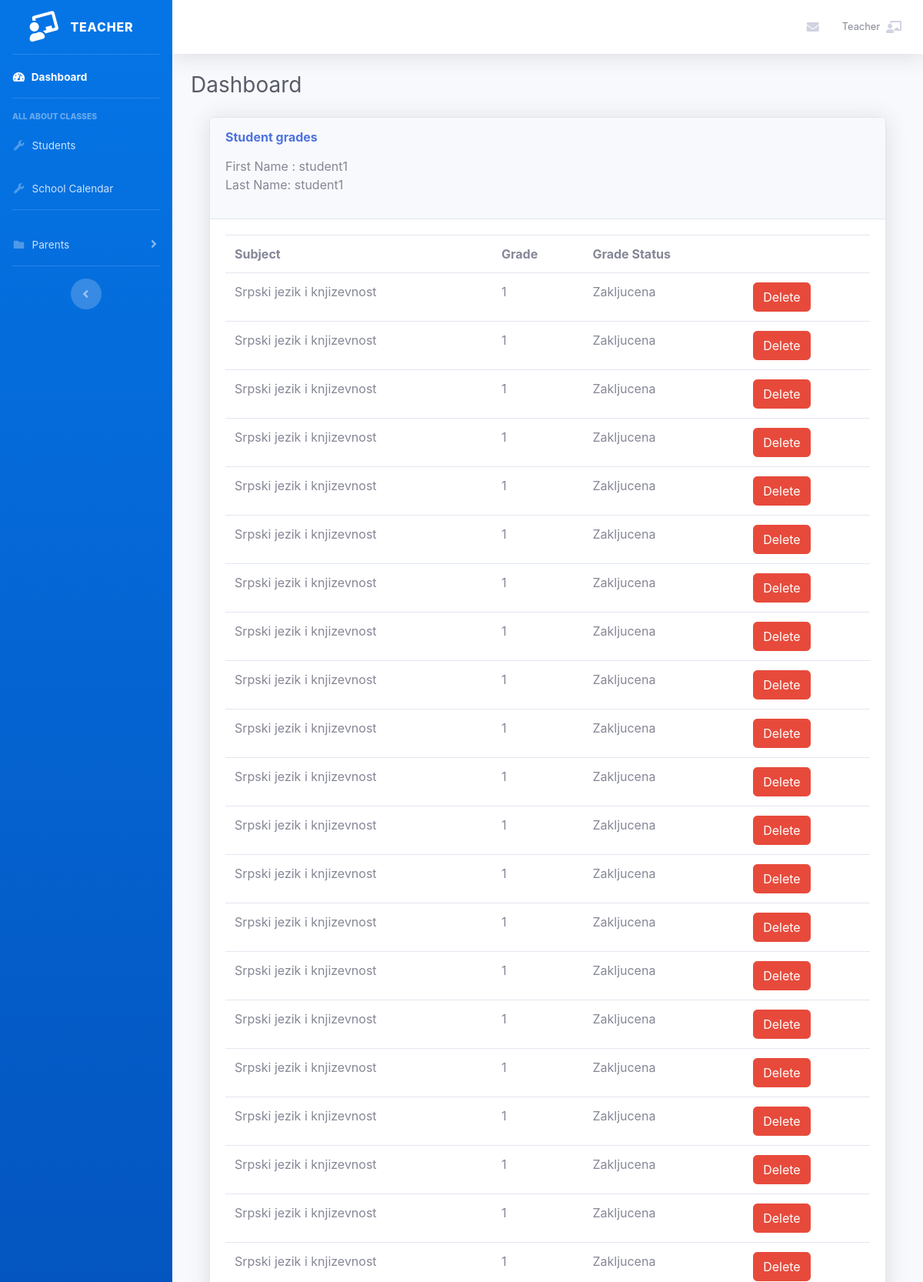
The page /users/showg/27 (signed in, upper part) on the database its author committed.
### tables this page shows
CREATE TABLE IF NOT EXISTS `students` (
  `id_student` int(11) NOT NULL AUTO_INCREMENT,
  `first_name` varchar(255) NOT NULL,
  `last_name` varchar(255) NOT NULL,
  `id_school_class` int(11) NOT NULL,
  PRIMARY KEY (`id_student`),
  KEY `fk_students_school_classes1_idx` (`id_school_class`)
);

CREATE TABLE IF NOT EXISTS `students_subjects` (
  `id_student_subject` int(11) NOT NULL AUTO_INCREMENT,
  `grades` int(11) NOT NULL,
  `grade_status` tinyint(1) NOT NULL,
  `school_class_id` int(11) NOT NULL,
  `id_student` int(11) NOT NULL,
  `id_subject` int(11) NOT NULL,
  `grade_for_id` int(11) NOT NULL,
  PRIMARY KEY (`id_student_subject`),
  KEY `fk_students_subjects_students1_idx` (`id_student`),
  KEY `fk_students_subjects_subjects1_idx` (`id_subject`)
);

CREATE TABLE IF NOT EXISTS `subjects` (
  `id_subject` int(11) NOT NULL AUTO_INCREMENT,
  `name` varchar(45) NOT NULL,
  PRIMARY KEY (`id_subject`)
);

### app/libraries/Core.php (called while the page is built, shortened)
<?php
  class Core {
    protected $currentMethod = 'index';
    public function __construct(){
      $url = $this->getUrl();
      if(file_exists('../app/controllers/' . ucwords($url[0]). '.php')){
        unset($url[0]);
      }
      $this->currentController = new $this->currentController;
      if(isset($url[1])){
        if(method_exists($this->currentController, $url[1])){
          $this->currentMethod = $url[1];
          unset($url[1]);
        }
      }
      $this->params = $url ? array_values($url) : [];
      call_user_func_array([$this->currentController, $this->currentMethod], $this->params);
    }
    public function getUrl(){
      if(isset($_GET['url'])){
        $url = rtrim($_GET['url'], '/');
        $url = filter_var($url, FILTER_SANITIZE_URL);
        $url = explode('/', $url);
        return $url;
      }
    }
  }

### public/index.php (called while the page is built, shortened)
<?php
$init = new Core;

### app/libraries/Database.php (called while the page is built, shortened)
<?php
class Database
{
  private $host = DB_HOST;
  private $user = DB_USER;
  private $pass = DB_PASS;
  private $dbname = DB_NAME;
  private $dbh;
  private $stmt;
  public function __construct()
  {
    $dsn = 'mysql:host=' . $this->host . ';dbname=' . $this->dbname;
    $options = array(
      PDO::ATTR_PERSISTENT => true,
      PDO::ATTR_ERRMODE => PDO::ERRMODE_EXCEPTION
    );
    try {
      $this->dbh = new PDO($dsn, $this->user, $this->pass, $options);
    } catch (PDOException $e) {
      $this->error = $e->getMessage();
      echo $this->error;
    }
  }
  public function query($sql)
  {
    $this->stmt = $this->dbh->prepare($sql);
  }
  public function bind($param, $value, $type = null)
  {
    if (is_null($type)) {
      switch (true) {
        default:
          $type = PDO::PARAM_STR;
      }
    }
    $this->stmt->bindValue($param, $value, $type);
  }
  public function execute()
  {
    return $this->stmt->execute();
  }
  public function resultSet($fetch = PDO::FETCH_OBJ)
  {
    $this->execute();
    return $this->stmt->fetchAll($fetch);
  }
  public function single($fetch = PDO::FETCH_OBJ)
  {
    $this->execute();
    return $this->stmt->fetch($fetch);
  }
}

### app/models/Student.php (called while the page is built, shortened)
<?php
class Student
{
    private $db;
    public function __construct()
    {
        $this->db = new Database();
    }
    public function getStudentById($id)
    {
        $this->db->query('SELECT students.id_student,
                          students.first_name,
                          students.last_name,
                          students.id_school_class FROM students WHERE id_student = :id_student');
        $this->db->bind(':id_student', $id);
        $row = $this->db->single();
        return $row;
    }
}

### app/models/Grade.php (called while the page is built, shortened)
<?php
class Grade
{
    private $db;
    public function __construct()
    {
        $this->db = new Database();
    }
    public function showgrade($id)
    {
        $this->db->query('SELECT students_subjects.id_student_subject, students_subjects.grades, subjects.name, students_subjects.id_student, students_subjects.grade_status
                          FROM students_subjects
                          JOIN subjects
                          ON subjects.id_subject = students_subjects.id_subject
                          WHERE students_subjects.id_student = :id_student');
        $this->db->bind(':id_student', $id);
        $row = $this->db->resultSet();
        return $row;
    }
}

### app/views/teacher/grades/showg.php (the view, shortened to what this page needs)
<?php require APPROOT . '/views/inc/teacher/header.php'; ?>
<div id="page-wrapper">
    <div class="container-fluid">
        <div class="row">
            <div class="col-lg-12">
                <div class="card shadow mb-4">
                    <div class="card-header py-3">
                        <h6 class="m-0 font-weight-bold text-primary">Student grades</h6>
                        <p><?php echo 'First Name : ' . $data['student']->first_name . "<br>" . 'Last Name: ' . $data['student']->last_name ?></p>
                    </div>
                    <div class="card-body">
                        <table class="table">
                            <tr>
                                <th>Subject</th>
                                <th>Grade</th>
                                <th>Grade Status</th>
                                <th></th>
                            </tr>
                            <?php foreach ($data['student_grades'] as $grades) : ?>
                                <tr>
                                    <td> <?php echo $grades->name ?> </td>
                                    <td><?php echo ($grades->grade_status == 0) ? "<a href=" . URLROOT . "/users/editg/$grades->id_student_subject>$grades->grades</a>" : "$grades->grades" ?></td>
                                    <td> <?php echo ($grades->grade_status == 0) ? 'Nije zakljucena' : 'Zakljucena' ?></td>
                                    <td>
                                        <form action="<?php echo URLROOT . "/grades/delete/" . $grades->id_student_subject ?>" method="POST">
                                            <button class="btn btn-danger" type="submit" name="delete">Delete</button>
                                        </form>
                                    </td>
                                </tr>
                            <?php endforeach; ?>
                        </table>
                    </div>
                </div>
            </div>
        </div>
    </div>
</div>
<?php require APPROOT . '/views/inc/teacher/footer.php'; ?>

### rows shown on the page
students: first_name "student1", last_name "student1"
students_subjects: id_subject.name "Srpski jezik i knjizevnost", grades "1", grade_status "Zakljucena"
students_subjects: id_subject.name "Srpski jezik i knjizevnost", grades "1", grade_status "Zakljucena"
students_subjects: id_subject.name "Srpski jezik i knjizevnost", grades "1", grade_status "Zakljucena"
students_subjects: id_subject.name "Srpski jezik i knjizevnost", grades "1", grade_status "Zakljucena"
students_subjects: id_subject.name "Srpski jezik i knjizevnost", grades "1", grade_status "Zakljucena"
students_subjects: id_subject.name "Srpski jezik i knjizevnost", grades "1", grade_status "Zakljucena"
students_subjects: id_subject.name "Srpski jezik i knjizevnost", grades "1", grade_status "Zakljucena"
students_subjects: id_subject.name "Srpski jezik i knjizevnost", grades "1", grade_status "Zakljucena"
students_subjects: id_subject.name "Srpski jezik i knjizevnost", grades "1", grade_status "Zakljucena"
students_subjects: id_subject.name "Srpski jezik i knjizevnost", grades "1", grade_status "Zakljucena"
students_subjects: id_subject.name "Srpski jezik i knjizevnost", grades "1", grade_status "Zakljucena"
students_subjects: id_subject.name "Srpski jezik i knjizevnost", grades "1", grade_status "Zakljucena"
students_subjects: id_subject.name "Srpski jezik i knjizevnost", grades "1", grade_status "Zakljucena"
students_subjects: id_subject.name "Srpski jezik i knjizevnost", grades "1", grade_status "Zakljucena"
students_subjects: id_subject.name "Srpski jezik i knjizevnost", grades "1", grade_status "Zakljucena"
students_subjects: id_subject.name "Srpski jezik i knjizevnost", grades "1", grade_status "Zakljucena"
students_subjects: id_subject.name "Srpski jezik i knjizevnost", grades "1", grade_status "Zakljucena"
students_subjects: id_subject.name "Srpski jezik i knjizevnost", grades "1", grade_status "Zakljucena"
students_subjects: id_subject.name "Srpski jezik i knjizevnost", grades "1", grade_status "Zakljucena"
students_subjects: id_subject.name "Srpski jezik i knjizevnost", grades "1", grade_status "Zakljucena"
students_subjects: id_subject.name "Srpski jezik i knjizevnost", grades "1", grade_status "Zakljucena"
